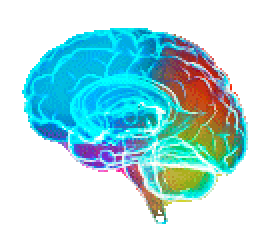
#> input picture new_brain.gif, 139 x 126 px (shown 2 times larger)
$ python play_gif.py
#> lines starting #> are read from the running program, lines starting #| are printed output that depends on the picture
import imageio
import urllib.request
import cv2
import numpy as np
from PIL import Image
from PIL import Image, ImageSequence


def decompose_gif(path):
#> called with path = 'new_brain.gif'
	imgs = []
	gif = Image.open(path)
#> gif is the input picture: PIL image 139x126 P; mean R, G, B, A 29.3, 72, 75.5, 104.7
	for frame in ImageSequence.Iterator(gif):
		bgra_im = cv2.cvtColor(np.array(frame.convert('RGBA')), cv2.COLOR_RGBA2BGRA)
		imgs.append(bgra_im)
#> this loop made 109 passes
#> pass 1, in decompose_gif, `bgra_im = cv2.cvtColor(np.array(frame.convert('RGBA')), cv2.COLOR_RGBA..`:
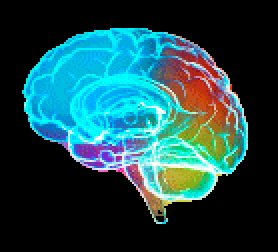
#> bgra_im: shape (126, 139, 4) (shown 2 times larger); mean B, G, R, A 75.5, 72, 29.3, 104.7
#> pass 2, in decompose_gif, `bgra_im = cv2.cvtColor(np.array(frame.convert('RGBA')), cv2.COLOR_RGBA..`:
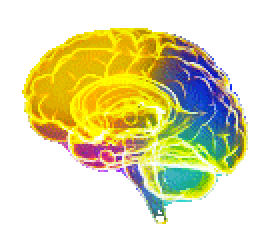
#> bgra_im: shape (126, 139, 4) (shown 2 times larger); mean R, G, B, A 75.5, 71.5, 29.5, 104.7; transparent parts drawn white
#> pass 3, in decompose_gif, `bgra_im = cv2.cvtColor(np.array(frame.convert('RGBA')), cv2.COLOR_RGBA..`:
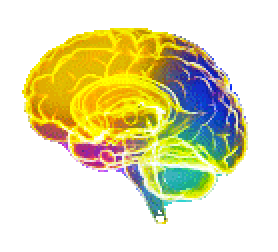
#> bgra_im: shape (126, 139, 4) (shown 2 times larger); mean R, G, B, A 75.4, 71, 29.9, 104.7; transparent parts drawn white
#> after the loop, imgs = 109 items

	return imgs, gif.size


brain_seq, size = decompose_gif('new_brain.gif')
#> brain_seq = 109 items; size = (139, 126)
nums = len(brain_seq)
#> nums = 109
print(brain_seq[0].shape)
#| (126, 139, 4)
print((*size, 3))
#| (139, 126, 3)
back = np.ones((3, *size))
print(back.shape)
#| (3, 139, 126)
back = (0, 0, 255)

i = 0

while True:
    cv2.imshow("gif", back)
    if cv2.waitKey(1) & 0xFF == 27:
#> (key Esc is pressed here)
        break
    i = (i+1)%nums
cv2.destroyAllWindows()
